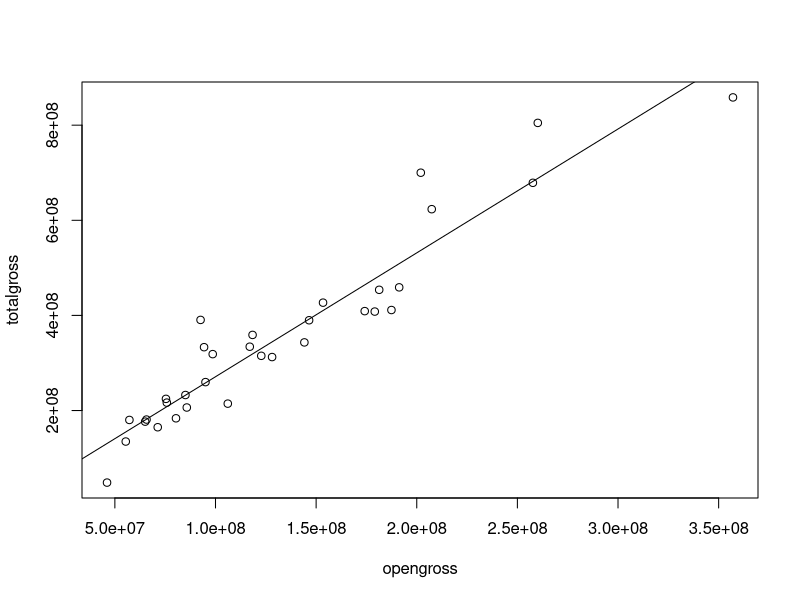
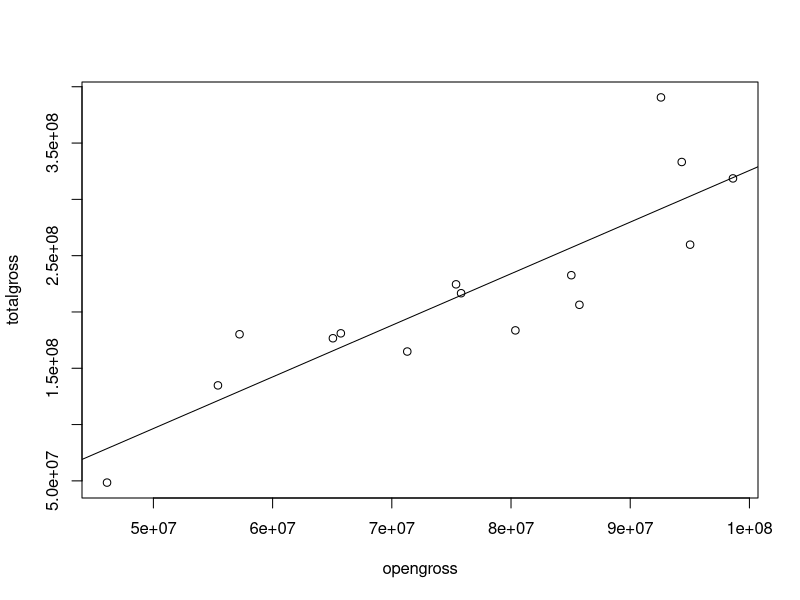
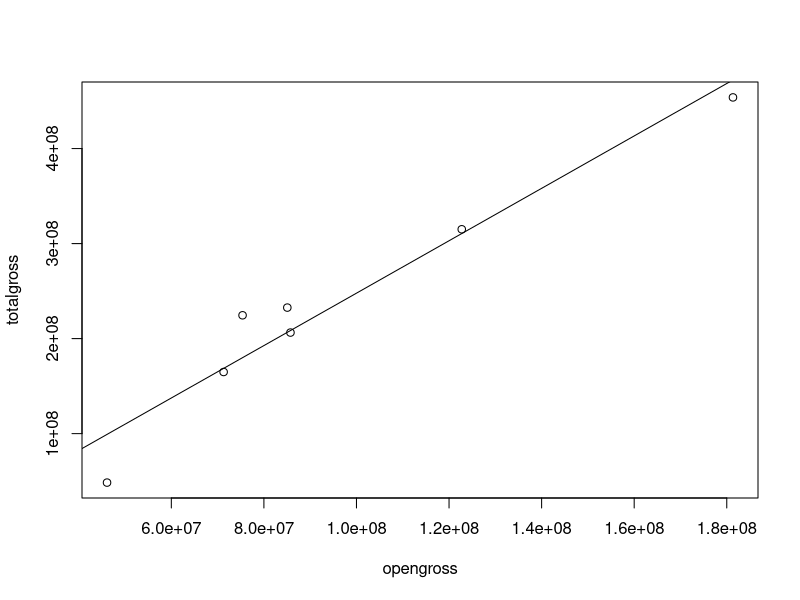
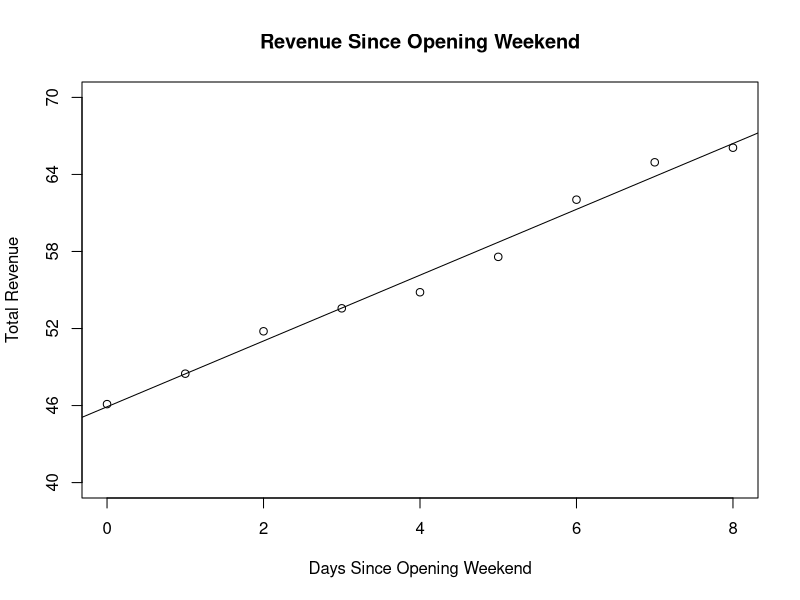

R code for these plots, in order:
## ---- chunk 1
data <- read.csv("marveldata.csv", quote="'")
summary(data)
head(data, 5)

# We don't need the id, distributor, title, or date columns
modelData <- subset(data, select = -c(id, distributer, title, date))
summary(modelData)
## ---- chunk 2
openGrossMil <- data$opengross/1000000
summary(openGrossMil)
## ---- chunk 3
# Fit a model with all data
fullModel = lm(totalgross~opengross, data=modelData)
summary(fullModel)

# Plot regression line
plot(totalgross~opengross, data=modelData)
abline(fullModel)
## ---- chunk 4
# Get data with opening gross < 100 mil
lowOpeners = subset(modelData, opengross<=100000000)

# Fit model with low openers
lowOpenModel = lm(totalgross~opengross, data=lowOpeners)
summary(lowOpenModel)

# Plot regression line
plot(totalgross~opengross, data=lowOpeners)
abline(lowOpenModel)
## ---- chunk 5
# Only take movies that had fall releases
fallData = subset(modelData, season=="Fall")
summary(fallData)
head(modelData)

# Fit model with fall releases
fallModel = lm(totalgross~opengross, data=fallData)
summary(fallModel)

# Plot regression line
plot(totalgross~opengross, data=fallData)
abline(fallModel)
## ---- chunk 6
# Get The Marvels opening gross
theMarvelsOpenGross = data.frame(opengross=(subset(data, title=="The Marvels"))$opengross)

# Predictions for each model
fullPred = predict(fullModel, newdata = theMarvelsOpenGross)
lowOpenPred = predict(lowOpenModel, newdata = theMarvelsOpenGross)
fallPred = predict(fallModel, newdata = theMarvelsOpenGross)

# Create a data frame for the table
predictionTable <- data.frame(
  FullModel = fullPred,
  LowOpenModel = lowOpenPred,
  FallModel = fallPred
)

# Display the table
print(predictionTable)
## ---- chunk 7
# Convert table from website into dataframe
dailyEarnings <- data.frame(
  Date = c("Nov 20", "Nov 19", "Nov 18", "Nov 17", "Nov 16", "Nov 15", "Nov 14", "Nov 13", "Nov 12", "Nov 11", "Nov 10"),
  Day = c("Monday", "Sunday", "Saturday", "Friday", "Thursday", "Wednesday", "Tuesday", "Monday", "Sunday", "Saturday", "Friday"),
  Rank = c(4, 3, 3, 4, 1, 1, 1, 1, 1, 1, 1),
  Revenue = c(1137196, 2910248, 4453682, 2756659, 1251387, 1789239, 3300946, 2372375, 9247703, 15260052, 21603104),
  Change_Daily = c("-60.9%", "-34.7%", "+61.6%", "+120.3%", "-30.1%", "-45.8%", "+39.1%", "-74.3%", "-39.4%", "-29.4%", "-"),
  Change_LastWeek = c("-52.1%", "-68.5%", "-70.8%", "-87.2%", "-", "-", "-", "-", "-", "-", "-"),
  Theaters = c(4030, 4030, 4030, 4030, 4030, 4030, 4030, 4030, 4030, 4030, 4030),
  Avg = c(282, 722, 1105, 684, 310, 443, 819, 588, 2294, 3786, 5360),
  TotalRevenue = c(66082591, 64945395, 62035147, 57581465, 54824806, 53573419, 51784180, 48483234, 46110859, 36863156, 21603104),
  Week = c(11, 10, 9, 8, 7, 6, 5, 4, 3, 2, 1)
)

# Preview data
summary(dailyEarnings)
head(dailyEarnings)
## ---- chunk 8
# Data that only contains Nov 12 and later
sinceNov12 = subset(dailyEarnings, (Date != "Nov 10") & (Date != "Nov 11")) 

# Add column that represents days since Nov 12
sinceNov12$DaysAfterOpeningWknd <- c(8, 7, 6, 5, 4, 3, 2, 1, 0)

# Show data
summary(sinceNov12)
sinceNov12

# Fit model passed on days since opening weekend
sinceNov12Model = lm(TotalRevenue~DaysAfterOpeningWknd, data=sinceNov12)

# Summarize model
summary(sinceNov12Model)

# Convert to millions for easier viewing
plotData = sinceNov12
plotData$TotalRevenue = plotData$TotalRevenue / 1000000

# Plot regression line
milModel = lm(TotalRevenue~DaysAfterOpeningWknd, data=plotData)
plot(TotalRevenue~DaysAfterOpeningWknd, data=plotData, yaxp=c(40,70,5), ylim=c(40, 70),
     main="Revenue Since Opening Weekend", xlab="Days Since Opening Weekend", ylab="Total Revenue")
abline(milModel)
